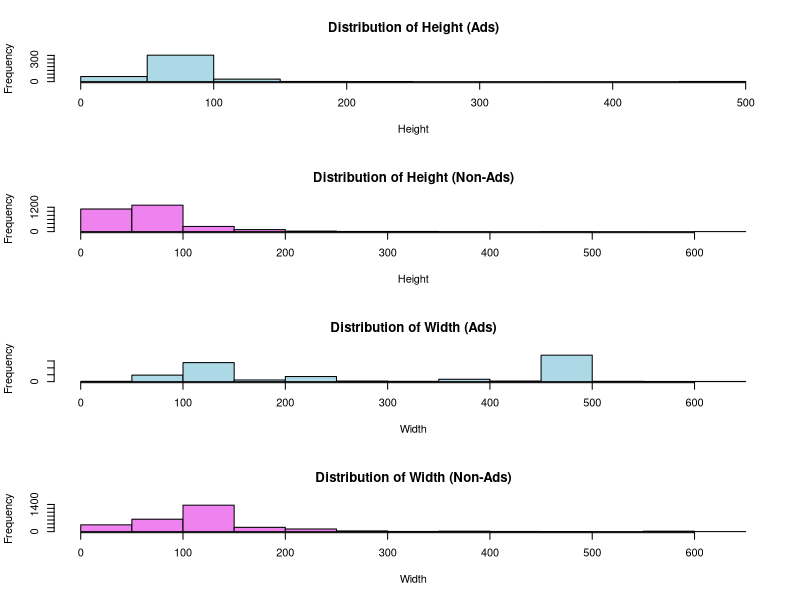
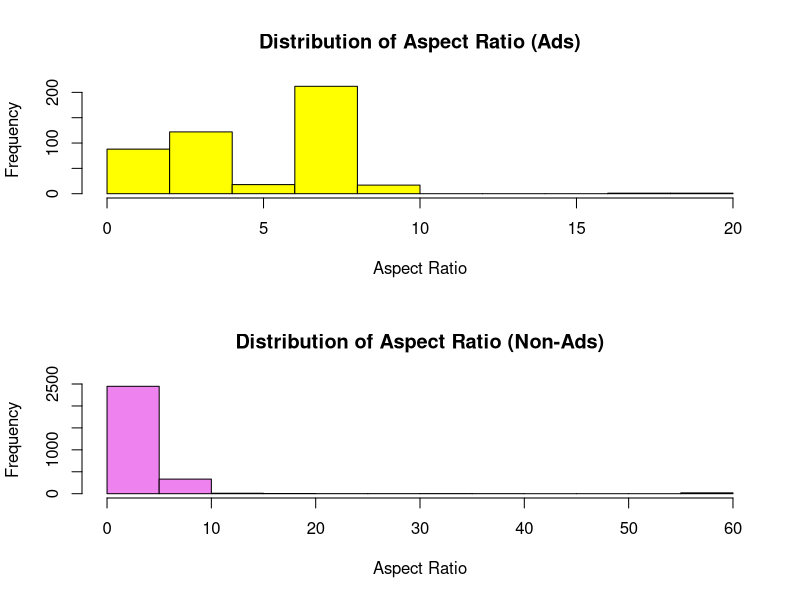
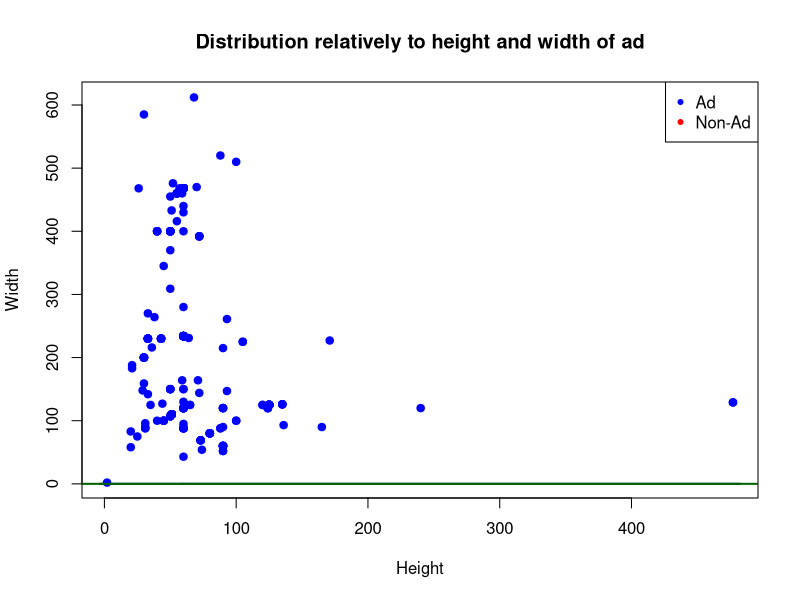
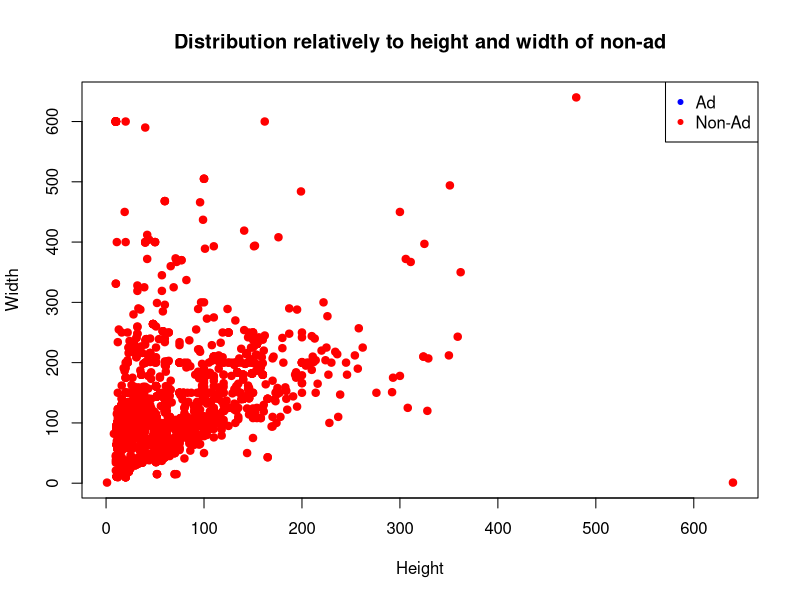
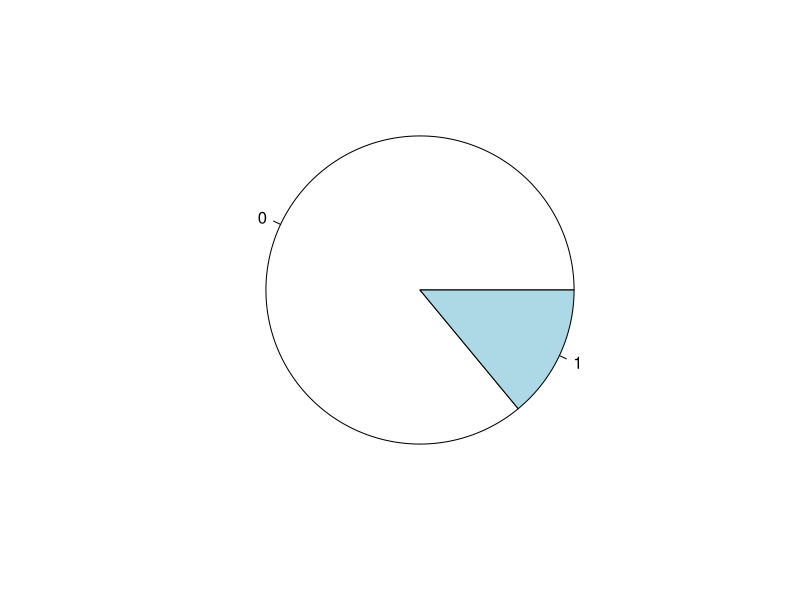
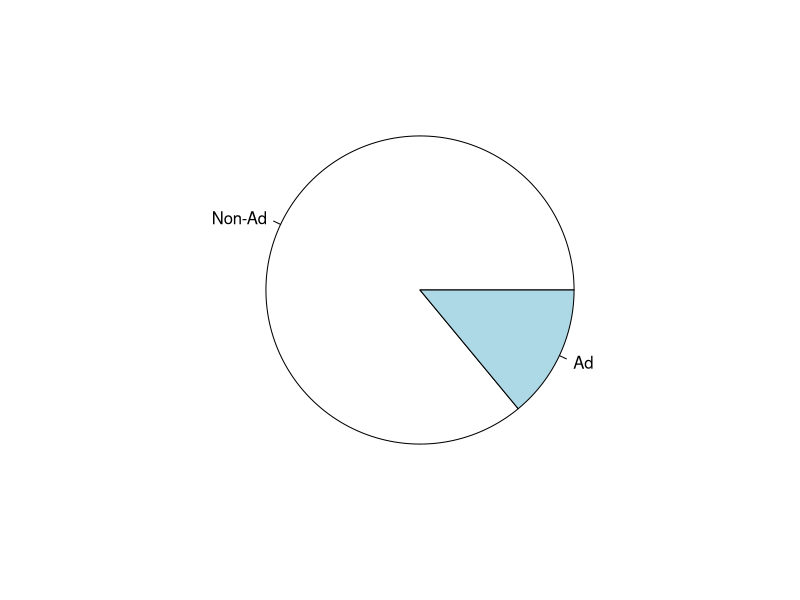
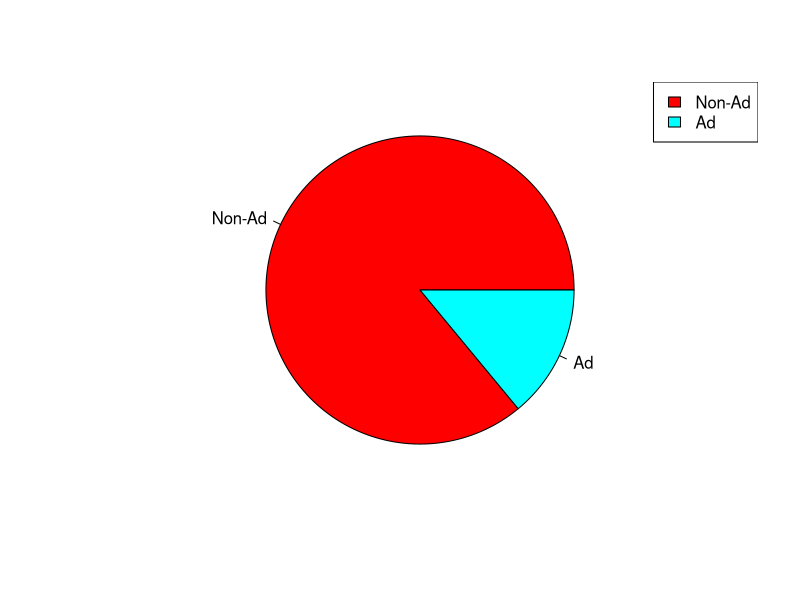
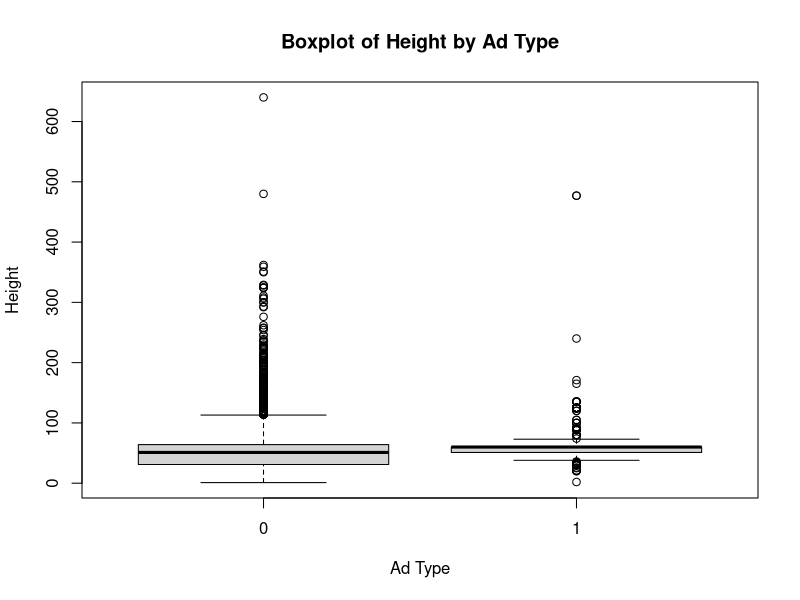

R code for these plots, in order:
data2 <- read.csv(file = "preprocessed.csv", header = TRUE, sep = ",") # Read the preprocessed data
colnames(data2) <- c("Height", "Width", "Aspect_ratio", "Local", "is_Ad") # Rename columns for easier reference

# #Documentation for functions used
# ?hist
# ?par
# ?pairs
# ?ggplot #must include ggplot2 library
# ?plot
# ?boxplot
# ?x11    #Linux graphics device
# ?summary
# ?mean
# # pch stands for plotting character, cex stands for character expansion

summary(data2)

X11()        # Opens a plotting window on Linux
par(mfrow = c(4, 1))    # Put graphs in 4 rows and 1 column # par stands for parameter, mfrow = multi figure row-wise
# Plot histograms for Height, Width, Aspect_ratio, Local
hist(data2$Height[data2$is_Ad == 1], main = "Distribution of Height (Ads)", xlab = "Height", col = "lightblue", border = "black")
hist(data2$Height[data2$is_Ad == 0], main = "Distribution of Height (Non-Ads)", xlab = "Height", col = "violet", border = "black")
hist(data2$Width[data2$is_Ad == 1], main = "Distribution of Width (Ads)", xlab = "Width", col = "lightblue", border = "black")
hist(data2$Width[data2$is_Ad == 0], main = "Distribution of Width (Non-Ads)", xlab = "Width", col = "violet", border = "black")


X11()        # Opens a plotting window on Linux
par(mfrow = c(2, 1)) # Put graphs in 2 rows and 1 column
hist(data2$Aspect_ratio[data2$is_Ad == 1], main = "Distribution of Aspect Ratio (Ads)", xlab = "Aspect Ratio", col = "yellow", border = "black")
hist(data2$Aspect_ratio[data2$is_Ad == 0], main = "Distribution of Aspect Ratio (Non-Ads)", xlab = "Aspect Ratio", col = "violet", border = "black")


# Scatter plot of Height vs Width, color-coded by is_Ad, with appropriate labels and title
X11()        # Opens a plotting window on Linux
par(mfrow = c(1, 1)) # Put graphs in 1 row and 1 column
plot(data2$Height[data2$is_Ad == 1], data2$Width[data2$is_Ad == 1], main = "Distribution relatively to height and width of ad", xlab = "Height", ylab = "Width", col = "blue", pch = 20, cex = 1.5)
lines(density(data2$Height[data2$is_Ad == 1]), col = "darkblue", lwd = 2) # Add density line for Height of ads
lines(density(data2$Width[data2$is_Ad == 1]), col = "darkgreen", lwd = 2) # Add density line for Width of ads
legend("topright", legend = c("Ad", "Non-Ad"), col = c("blue", "red"), pch = 20)
X11()        # Opens a plotting window on Linux
par(mfrow = c(1, 1)) # Put graphs in 1 row and 1 column
plot(data2$Height[data2$is_Ad == 0], data2$Width[data2$is_Ad == 0], main = "Distribution relatively to height and width of non-ad", xlab = "Height", ylab = "Width", col = "red", pch = 20, cex = 1.5)
legend("topright", legend = c("Ad", "Non-Ad"), col = c("blue", "red"), pch = 20)

#Pie chart for proportion of ads vs non-ads
X11()
 sizegap =  prop_table <- prop.table(table(data2$is_Ad))
print(prop_table)
pie(sizegap) 
names(sizegap) = c("Non-Ad", "Ad") # give names
pie(sizegap) # prints out names
pie(sizegap,col=c("red","cyan"))
legend("topright", legend = c("Non-Ad", "Ad"), fill = c("red", "cyan"))


X11()
par(mfcol = c(1, 1)) # Put graphs in 3 columns and 1 row
boxplot(data2$Height ~ data2$is_Ad, main = "Boxplot of Height by Ad Type", xlab = "Ad Type", ylab = "Height")
X11()
par(mfcol = c(1, 1)) # Put graphs in 3 columns and 1 row
boxplot(data2$Width ~ data2$is_Ad, main = "Boxplot of Width by Ad Type", xlab = "Ad Type", ylab = "Width")
X11()
par(mfcol = c(1, 1)) # Put graphs in 3 columns and 1 row
boxplot(data2$Aspect_ratio ~ data2$is_Ad, main = "Boxplot of Aspect Ratio by Ad Type", xlab = "Ad Type", ylab = "Aspect Ratio")


# Scatter plot using pairs for better visualization
X11()        # Opens a plotting window on Linux
# Put graphs in 1 row and 1 column
panel.cor <- function(x, y, digits = 4, prefix = "", cex.cor, ...)
{
    par(usr = c(0, 1, 0, 1))
    r <- (cor(x, y))
    txt <- format(c(r, 0.123456789), digits = digits)[1]
    txt <- paste0(prefix, txt)
    if(missing(cex.cor)) cex.cor <- 0.8/strwidth(txt)
    text(0.5, 0.5, txt, cex = 2, vfont = c("sans serif", "bold"))
}
par(mfrow = c(1, 1))
pairs(data2[, c("Height", "Width", "Aspect_ratio")], upper.panel = panel.cor, col = ifelse(data2$is_Ad == 1, "blue", "red"), gap = 1/10, pch = 20, cex = 1.5, main = "Scatterplot Matrix of Height, Width, and Aspect Ratio" )

# Summary statistics
summary_stats <- function(a) {
    var_name <- deparse(substitute(a))
    cat("Summary statistics for ", var_name, ":", sep = "")
    # summary(a)  
    cat("\n- Mean:", mean(a))
    cat("\n- Median:", median(a))
    cat("\n- Min:", min(a))
    cat("\n- Max:", max(a))
    cat("\n- Quantiles:", quantile(a))
    cat("\n- Standard Deviation:", sd(a))
    cat("\n- Variance:", var(a), "\n")
}
summary_stats(data2$Height)
summary_stats(data2$Width)
summary_stats(data2$Aspect_ratio)
#Alternative scatter plot using ggplot2 for better aesthetics
# X11()        # Opens a plotting window on Linux
# library(ggplot2)
# ggplot(data2, aes(x = Height, y = Width, color = factor(is_Ad))) +
#   geom_point(alpha = 0.6, size = 2) +
#   labs(title = "Height vs Width", x = "Height", y = "Width", color = "Ad Type") +
#   scale_color_manual(values = c("red", "blue"), labels = c("Non-Ad", "Ad")) +
#   theme_minimal()

#TODO: Draw graphs in which median, variance, and standard deviation are clearly visible
#TODO: Graphs to represent the distribution of aspect ratios for ads vs non-ads
#TODO: Among horizontal and vertical ads, which type is more prevalent?
#TODO: Compare horizontal ads (aspect ratio > 1)to horizontal non-ads, and vertical(aspect ratio < 1) ads to vertical non-ads
#TODO: What is the average aspect ratio of ads vs non-ads?
#TODO: Are there any outliers in the dimensions of ads vs non-ads?
#TODO: Add legend to previous figures where applicable

